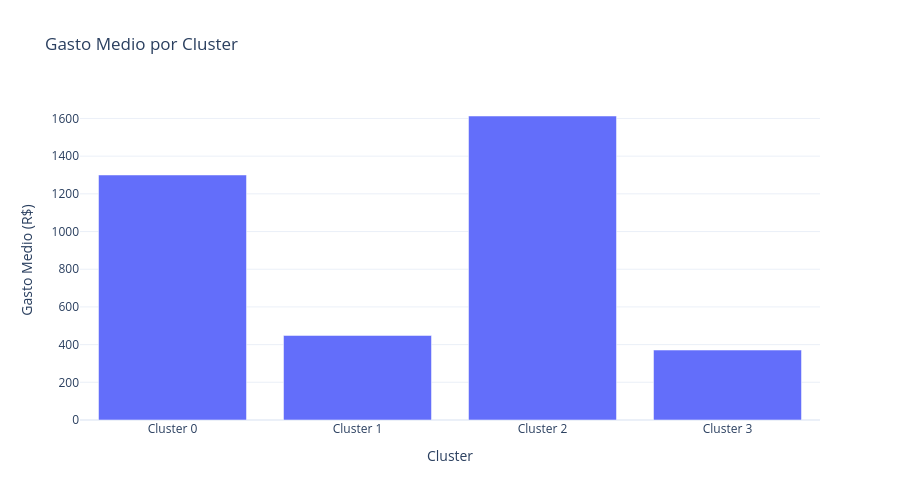

The notebook cell this image was saved under:
### Code cell
# Grafico de bar â€” gasto medio por cluster
px.bar(
    x=['Cluster 0', 'Cluster 1', 'Cluster 2', 'Cluster 3'],
    y=rfm.groupby('cluster')['monetario'].mean().values,
    labels={'x': 'Cluster', 'y': 'Gasto Medio (R$)'},
    title='Gasto Medio por Cluster'
).update_layout(template='plotly_white')

### Figure 1 — Plotly figure (JSON) as saved in the notebook; plotly's stock layout.template omitted (floating-point values rounded to 4 significant figures)
{"data": [{"hovertemplate": "Cluster=%{x}<br>Gasto Medio (R$)=%{y}<extra></extra>", "legendgroup": "", "marker": {"color": "#636efa", "pattern": {"shape": ""}}, "name": "", "orientation": "v", "showlegend": false, "textposition": "auto", "type": "bar", "x": ["Cluster 0", "Cluster 1", "Cluster 2", "Cluster 3"], "xaxis": "x", "y": [1300.0, 448.7, 1613.0, 371.1], "yaxis": "y"}], "layout": {"barmode": "relative", "height": 500, "legend": {"tracegroupgap": 0}, "title": {"text": "Gasto Medio por Cluster"}, "width": 900, "xaxis": {"anchor": "y", "domain": [0, 1], "title": {"text": "Cluster"}}, "yaxis": {"anchor": "x", "domain": [0, 1], "title": {"text": "Gasto Medio (R$)"}}}}
